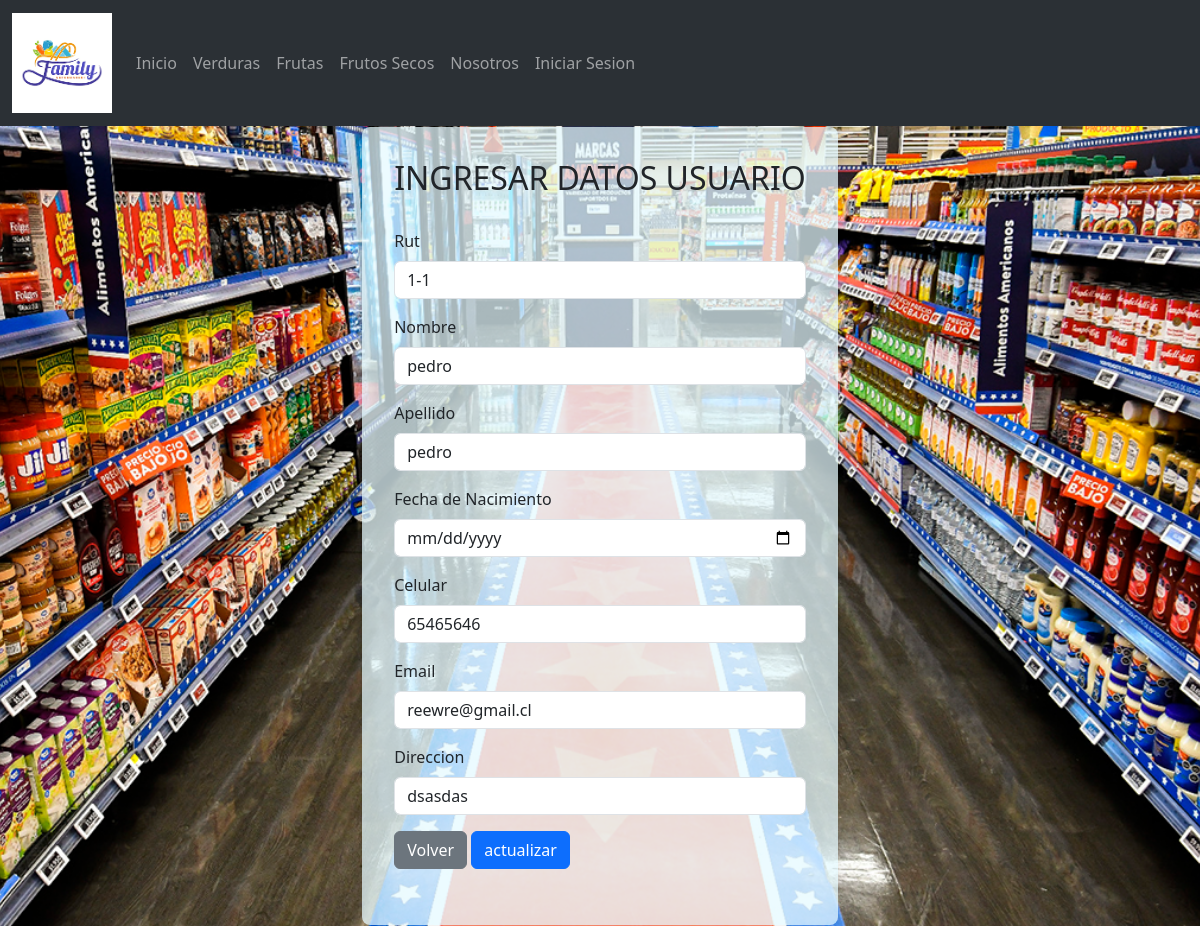
Page /usuarios_findEdit/1-1 on the committed database.
### market/models.py (models this page shows, shortened)
class Usuario(models.Model):
    rut = models.CharField(
        primary_key=True,
        max_length=10,
        validators=[RegexValidator(regex=r'^\d{7,8}-[kK\d]{1}$', message="El RUT debe tener un formato válido")]
    )
    nombre = models.CharField(max_length=50)
    apellido = models.CharField(max_length=50)
    fecha_nacimiento = models.DateField(blank=False, null=False)
    telefono = models.CharField(max_length=45)
    email = models.EmailField(unique=True, max_length=100, blank=True, null=True)
    direccion = models.CharField(max_length=100, blank=True, null=True)
    activo = models.BooleanField(default=True)
    class Meta:
        ordering = ['rut']

### market/views.py (the view)
# urls.py: path('usuarios_findEdit/<str:pk>', views.usuarios_findEdit, name='usuarios_findEdit'),
def usuarios_findEdit(request,pk):
    if pk != "":
        usuario = Usuario.objects.get(rut=pk)
        context = {"usuario":usuario}
        if usuario:
            return render(request,"registration/act_datos.html",context)
        else:
            context = {"mensaje":"Error , el rut no existe"}
            return render(request,"registration/ver_datos.html",context)

### market/templates/registration/act_datos.html (shortened to what this page needs)
{% load static %}
<!DOCTYPE html>
<html lang="en">
<head>
    <link href="https://cdn.jsdelivr.net/npm/bootstrap@5.3.3/dist/css/bootstrap.min.css" rel="stylesheet">
    <link rel="stylesheet" href="{% static 'css/normalize.css' %}">
    <link rel="stylesheet" href="{% static 'css/styles.css' %}">
</head>
<body>
    <header>
        <nav class="navbar navbar-expand-lg bg-body-tertiary" data-bs-theme="dark">
            <div class="container-fluid">
              <a class="navbar-brand" href="{% url 'inicio' %}">
                <img class="img_logo" src="{% static 'img/logo.jpg' %}" alt="Imagen Logo">
              </a>
              <div class="collapse navbar-collapse" id="navbarSupportedContent">
                <ul class="navbar-nav me-auto mb-2 mb-lg-0">
                  <li class="nav-item">
                    <a class="nav-link" aria-current="page" href="{% url 'inicio' %}">Inicio</a>
                  </li>
                  <li class="nav-item">
                    <a class="nav-link" aria-current="page" href="{% url 'verduras' %}">Verduras</a>
                  </li>
                  <li class="nav-item">
                    <a class="nav-link " aria-current="page" href="{% url 'frutas' %}">Frutas</a>
                  </li>
                  <li class="nav-item">
                    <a class="nav-link " aria-current="page" href="{% url 'frutosecos' %}">Frutos Secos</a>
                  </li>
                  <li class="nav-item">
                    <a class="nav-link" aria-current="page" href="{% url 'nosotros' %}">Nosotros</a>
                  </li>
                  <ul class="navbar-nav">
                    {% if request.user.is_authenticated %}
                    <li class="nav-item dropdown">
                      <button class="btn btn-dark dropdown-toggle" data-bs-toggle="dropdown" aria-expanded="false">{{user.username|upper}}
                      </button>
                      <ul class="dropdown-menu dropdown-menu-dark">
                        <li><a class="dropdown-item" href="{% url 'agregar_datos' %}">Agregar Datos</a></li>
                        <li><a class="dropdown-item" href="{% url 'ver_dat' %}">Ver datos</a></li>
                        <li><a class="dropdown-item" href="{% url 'salir' %}">Cerrar Sesion</a></li>
                      </ul>
                      {% else %}
                    <a class="nav-link" aria-current="page" href="{% url 'login' %}">Iniciar Sesion</a>
                      {% endif %}
                  </ul>
                </ul>
              </div>
            </div>
          </nav>
    </header>
    <div class="container center-content">
        <div class="form-container">
            {% if usuario %}
            <h2 class="text-center">INGRESAR DATOS USUARIO</h2><br>
            <form action="{% url 'actualizar_datos' %}" method="post">
                <div class="mb-3">
                    <label for="rut" class="form-label">Rut</label>
                    <input type="text" name="rut" class="form-control" id="rut" value="{{usuario.rut}}">
                </div>
                <div class="mb-3">
                    <label for="nombre" class="form-label">Nombre</label>
                    <input type="text" name="nombre" class="form-control" id="nombre" value="{{ usuario.nombre }}">
                </div>
                <div class="mb-3">
                    <label for="apellido" class="form-label">Apellido</label>
                    <input type="text" name="apellido" class="form-control" id="apellido" value="{{ usuario.apellido }}">
                </div>
                <div class="mb-3">
                    <label for="fechaNac" class="form-label">Fecha de Nacimiento</label>
                    <input type="date" name="fechaNac" class="form-control" id="fechaNac" value="{{ usuario.fecha_nacimiento }}">
                </div>
                <div class="mb-3">
                    <label for="telefono" class="form-label">Celular</label>
                    <input type="text" name="telefono" class="form-control" id="telefono" value="{{ usuario.telefono }}">
                </div>
                <div class="mb-3">
                    <label for="email" class="form-label">Email</label>
                    <input type="email" name="email" class="form-control" id="email" value="{{ usuario.email }}">
                </div>
                <div class="mb-3">
                    <label for="direccion" class="form-label">Direccion</label>
                    <input type="text" name="direccion" class="form-control" id="direccion" value="{{ usuario.direccion }}">
                </div>
                <a href="{% url 'ver_dat' %}" class="btn btn-secondary">Volver</a>
                <button type="submit" name="opcion" class="btn btn-primary">actualizar</button>
                <br><br>
            </form>
            {% endif %}
        </div>
    </div>
</body>
</html>

### static/css/styles.css (style rules this page uses)
body { background-image: url(../img/walmart.png); background-repeat: no-repeat; background-position: center center; background-attachment: fixed; background-size: cover; }
* { margin: 0 0; }
.img_logo { height: 100px; width: 100px; }

### market/templates/registration/act_datos.html (style rules this page uses)
.form-container { background-color: rgba(230, 250, 255, 0.733); padding: 2rem; border-radius: 0.5rem; box-shadow: 0 0 10px rgba(0, 0, 0, 0.1); }
.center-content { display: flex; justify-content: center; align-items: center; min-height: 100vh; }

### rows in the picture
Usuario: rut "1-1", nombre "pedro", apellido "pedro", telefono "65465646", email "reewre@gmail.cl", direccion "dsasdas"
